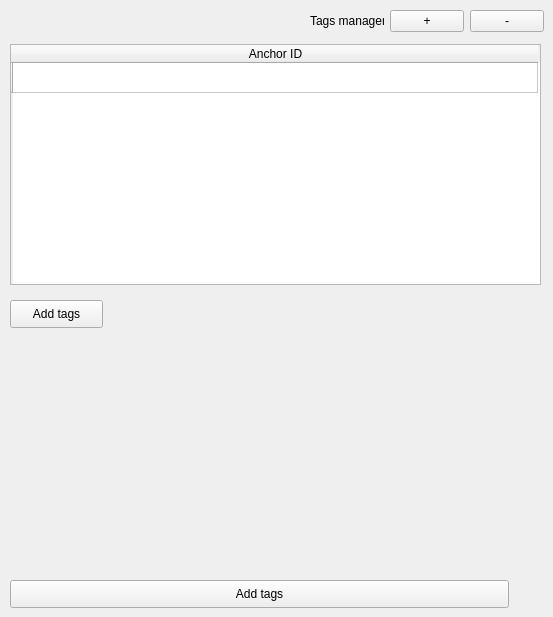
      <widget class="QWidget" name="tab_2">
       <attribute name="title">
        <string>Anchor</string>
       </attribute>
       <widget class="QTableWidget" name="tableWidgetTags_MAT_9">
        <property name="geometry">
         <rect>
          <x>10</x>
          <y>44</y>
          <width>531</width>
          <height>241</height>
         </rect>
        </property>
        <property name="sizePolicy">
         <sizepolicy hsizetype="Expanding" vsizetype="Expanding">
          <horstretch>0</horstretch>
          <verstretch>0</verstretch>
         </sizepolicy>
        </property>
        <attribute name="horizontalHeaderDefaultSectionSize">
         <number>525</number>
        </attribute>
        <attribute name="verticalHeaderMinimumSectionSize">
         <number>25</number>
        </attribute>
        <row>
         <property name="text">
          <string/>
         </property>
        </row>
        <column>
         <property name="text">
          <string>Anchor ID</string>
         </property>
        </column>
       </widget>
       <widget class="QPushButton" name="pushButton_assignTags_POT_8">
        <property name="geometry">
         <rect>
          <x>10</x>
          <y>580</y>
          <width>499</width>
          <height>28</height>
         </rect>
        </property>
        <property name="text">
         <string>Add tags</string>
        </property>
       </widget>
       <widget class="QPushButton" name="pushButton_assignTags_anchor">
        <property name="geometry">
         <rect>
          <x>10</x>
          <y>300</y>
          <width>93</width>
          <height>28</height>
         </rect>
        </property>
        <property name="sizePolicy">
         <sizepolicy hsizetype="Expanding" vsizetype="Fixed">
          <horstretch>0</horstretch>
          <verstretch>0</verstretch>
         </sizepolicy>
        </property>
        <property name="maximumSize">
         <size>
          <width>120</width>
          <height>16777215</height>
         </size>
        </property>
        <property name="text">
         <string>Add tags</string>
        </property>
        <property name="icon">
         <iconset resource="../../../hff_system_-master/resources/resources.qrc">
          <normaloff>:/icons/add_tag.png</normaloff>:/icons/add_tag.png</iconset>
        </property>
       </widget>
       <widget class="QWidget" name="layoutWidget">
        <property name="geometry">
         <rect>
          <x>310</x>
          <y>9</y>
          <width>234</width>
          <height>25</height>
         </rect>
        </property>
        <property name="sizePolicy">
         <sizepolicy hsizetype="Expanding" vsizetype="Preferred">
          <horstretch>0</horstretch>
          <verstretch>0</verstretch>
         </sizepolicy>
        </property>
        <layout class="QGridLayout" name="gridLayout_24">
         <item row="0" column="0">
          <widget class="QLabel" name="label_27">
           <property name="sizePolicy">
            <sizepolicy hsizetype="Expanding" vsizetype="Preferred">
             <horstretch>0</horstretch>
             <verstretch>0</verstretch>
            </sizepolicy>
           </property>
           <property name="text">
            <string>Tags manager</string>
           </property>
          </widget>
         </item>
         <item row="0" column="1">
          <widget class="QPushButton" name="pushButton_addRow_POT_8">
           <property name="sizePolicy">
            <sizepolicy hsizetype="Expanding" vsizetype="Fixed">
             <horstretch>0</horstretch>
             <verstretch>0</verstretch>
            </sizepolicy>
           </property>
           <property name="text">
            <string>+</string>
           </property>
          </widget>
         </item>
         <item row="0" column="2">
          <widget class="QPushButton" name="pushButton_removeRow_POT_8">
           <property name="text">
            <string>-</string>
           </property>
          </widget>
         </item>
        </layout>
       </widget>
      </widget>
